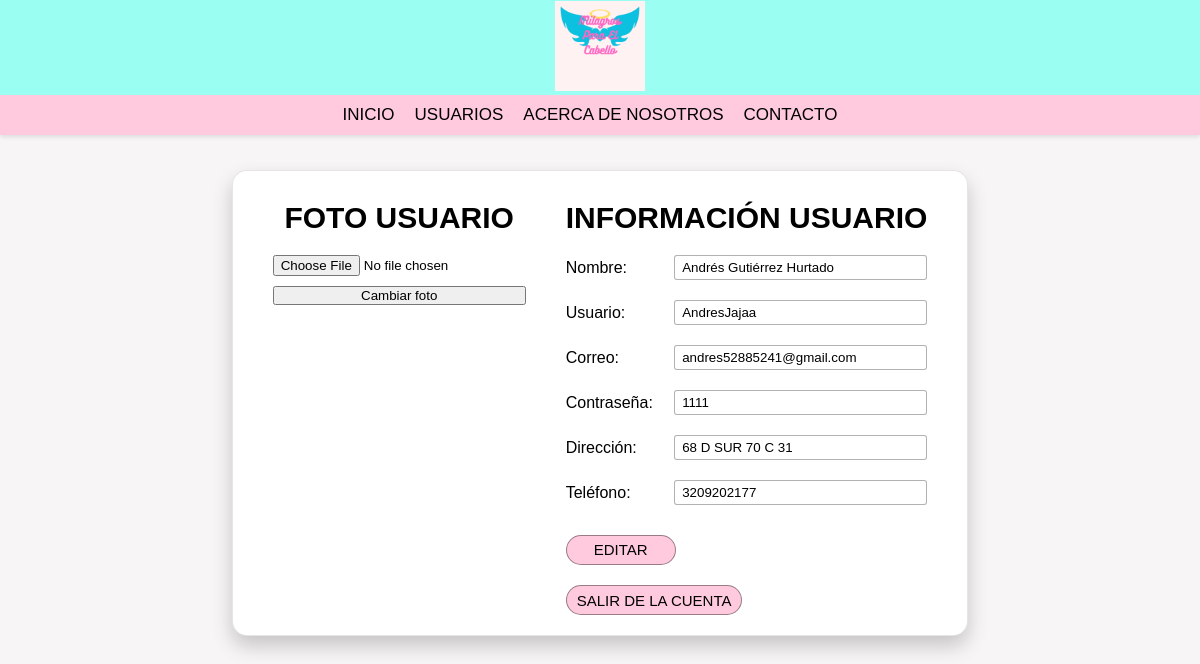
The page /perfil-usuario.php?id=1 (signed in) on the database its author committed.
### tables this page shows
CREATE TABLE `usuarios` (
  `id_usuario` int(11) NOT NULL PRIMARY KEY AUTO_INCREMENT,
  `nombre_completo` varchar(50) NOT NULL,
  `correo_electronico` varchar(100) NOT NULL,
  `usuario` varchar(30) NOT NULL,
  `contraseña` decimal(20,0) NOT NULL,
  `direccion` varchar(200) DEFAULT NULL,
  `telefono` decimal(10,0) DEFAULT NULL,
  `imagen` varchar(30) NOT NULL DEFAULT 'USUARIOS_FOTOS/nf.jpg',
  `fecha_registro` datetime NOT NULL,
  `id_rol` int(11) NOT NULL DEFAULT 2
);

### perfil-usuario.php (the view, shortened to what this page needs)
<?php
include 'PHP/conexion.php';
$id = $_SESSION['id'];
$rol = $_SESSION['rol'];
if ((isset($_GET['id']) and $id == $_GET['id']) || (isset($_GET['id']) and $rol == 1)){
    $query = "SELECT * FROM `usuarios` WHERE `id_usuario` = ".$_GET['id']."";
    $ejecutar = mysqli_query($conexion, $query);
    while($row = $ejecutar->fetch_array()){
?>
<!DOCTYPE html>
<html lang="en">
<head>
    <link rel="stylesheet" href="CSS/perfil-usuario.css">
</head>
<body>
    <header>
            <div class="logo-account-navbar">
                <div class="logo">
                    <a href="index.php"><img src="IMG/Milagros Para El Cabello.png" id="logo-header"></a>
                </div>
            </div>
            <div class="texto-rosa-header nav-list-rosa">
                <ul class="nav-list">
                    <li class="nav-list-item"><a href="index.php">Inicio</a></li>
                    <li class="nav-list-item"><a href="index.php#usuarios">usuarios</a></li>
                    <li class="nav-list-item"><a href="index.php#about-us">Acerca de nosotros</a></li>
                    <li class="nav-list-item"><a href="index.php#contact-info">Contacto</a></li>
                </ul>
            </div>
    </header>
    <main>
        <div class="contenedor">
            <div class="section-foto-usuario">
                <h1 class="title-div">FOTO USUARIO</h1>
                <form action="PHP/foto-usuario.php" enctype="multipart/form-data" method="post" style="display:flex; flex-direction:column;">
                    <input type="file" name="imagen" id="fileField" value="cambiar foto">
                    <button type="submit" class="btn-foto">Cambiar foto</button>
                </form>
            </div>
            <div class="informacion-usuario">
                <h1 class="title-div">INFORMACIÓN USUARIO</h1>
                <form action="PHP/update-user.php" method="post">
                    <div class="form-item"><p>Nombre:</p>       <input class="input-item" name="txtnombre" type="text" value="<?php echo $row['nombre_completo'] ?>" maxlength="50" required readonly></div>
                    <div class="form-item"><p>Usuario:</p>      <input class="input-item" name="txtusuario" type="text" value="<?php echo $row['usuario'] ?>" maxlength="20" required readonly></div>
                    <div class="form-item"><p>Correo:</p>       <input class="input-item" name="txtcorreo" type="text" value="<?php echo $row['correo_electronico']  ?>" maxlength="70" required readonly></div>
                    <div class="form-item"><p>Contraseña:</p>   <input class="input-item" name="txtcontraseña" type="text" value="<?php echo $row['contraseña'] ?>" maxlength="70" required readonly></div>
                    <div class="form-item"><p>Dirección:</p>    <input class="input-item" name="txtdireccion" type="text" value="<?php echo $row['direccion'] ?>" maxlength="30" readonly></div>
                    <div class="form-item"><p>Teléfono:</p>     <input class="input-item" name="txtnumero" type="number" value="<?php echo $row['telefono']?>" maxlength="10" readonly></div>
                    <div class="botones-edit">
                        <div id="btn-editar">EDITAR</div>
                    </div>
                </form>
                <div style="display: flex;">
                    <form action="PHP/logout.php">
                        <?php if($_GET['id'] == $_SESSION['id']){echo'<button type="submit" id="btn-logout">SALIR DE LA CUENTA</button> ';} ?>
                    </form>
                </div>
            </div>
        </div>
    </main>
    <?php }}else if ($_SESSION['id'] !== $_GET['id'] and $_SESSION['rol']!==1){
    echo '
    <script>
    alert ("No tienes permisos para ver la información de otros usuarios");
    window.location="index.php";
    </script>
    ';
    }
    ?>
</body>
</html>

### CSS/perfil-usuario.css (style rules this page uses)
* { font-family: Arial, Helvetica, sans-serif; margin: 0; padding: 0; box-sizing: border-box; text-align: center; }
::placeholder { text-align: start; }
a { text-decoration: none; color: #000; padding: 0%; }
input { margin: 10px 0px; }
header { width: 100%; background-color: #9afff2; position: fixed; z-index: 99; box-shadow: 0 2px 4px rgba(0, 0, 0, 0.1); margin: 0% auto; display: flex; flex-direction: column; justify-content: space-between; align-items: center; }
.texto-rosa-header { width: 100%; height: 40px; height: auto; background-color: #ffcadd; padding: 10px; }
.logo-account-navbar { display: flex; justify-content: center; align-items: center; max-width: 900px; height: 95px; width: 100%; }
#logo-header { line-height: 90px; height: 90px; }
.nav-list-rosa, .nav-list { display: flex; justify-content: center; list-style: none; }
.nav-list-item { margin-right: 20px; text-transform: uppercase; font-size: 17px; }
main { padding-top: 170px; width: 100%; height: 100vh; display: flex; justify-content: center; align-items: start; background-color: rgb(248, 245, 246); }
.contenedor { padding: 20px; background-color: #fff; border-radius: 15px; border: solid 1px rgba(0, 0, 0, 0.1); box-shadow: 0px 10px 20px 0px rgba(0, 0, 0, 0.2); display: flex; justify-content: center; align-items: start; }
.section-foto-usuario, .informacion-usuario { margin: 0px 20px; }
.title-div { font-size: 30px; margin: 10px 0px; }
.form-item { display: flex; justify-content: space-between; align-items: center; }
.form-item input, .form-item textarea { width: 70%; text-align: start; padding: 4px 7px; border: solid 1px rgba(0, 0, 0, 0.3); border-radius: 3px; }
.botones-edit { display: flex; justify-content: space-between; margin: 20px 0px; }
#btn-editar, #btn-cancelar, #btn-update, #btn-logout { min-width: 110px; height: 30px; font-size: 15px; padding: 5px 10px; border: solid 1px rgba(0, 0, 0, .4) ; border-radius: 23px; background-color: #ffcadd; cursor: pointer; }

### rows shown on the page
usuarios: txtnombre "Andrés Gutiérrez Hurtado", txtusuario "AndresJajaa", txtcorreo "andres52885241@gmail.com", txtcontraseña "1111", txtdireccion "68 D SUR 70 C 31", txtnumero "3209202177"
